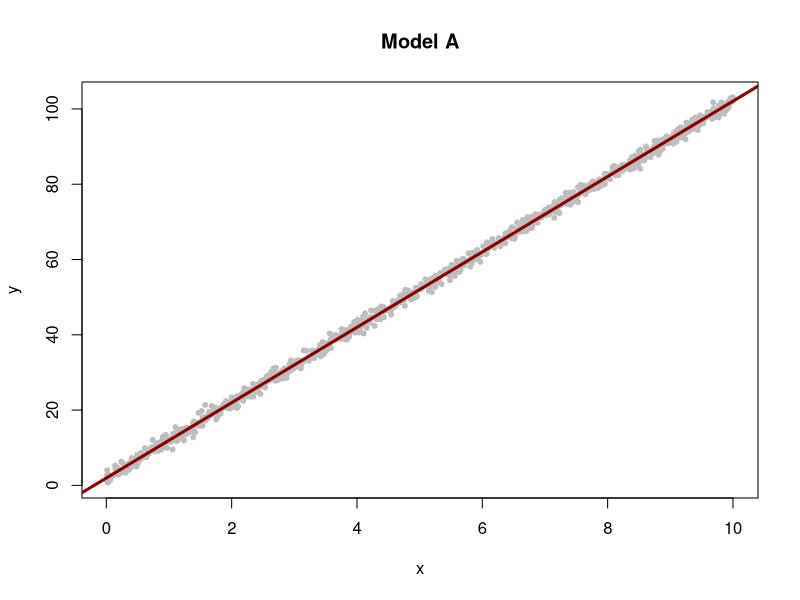
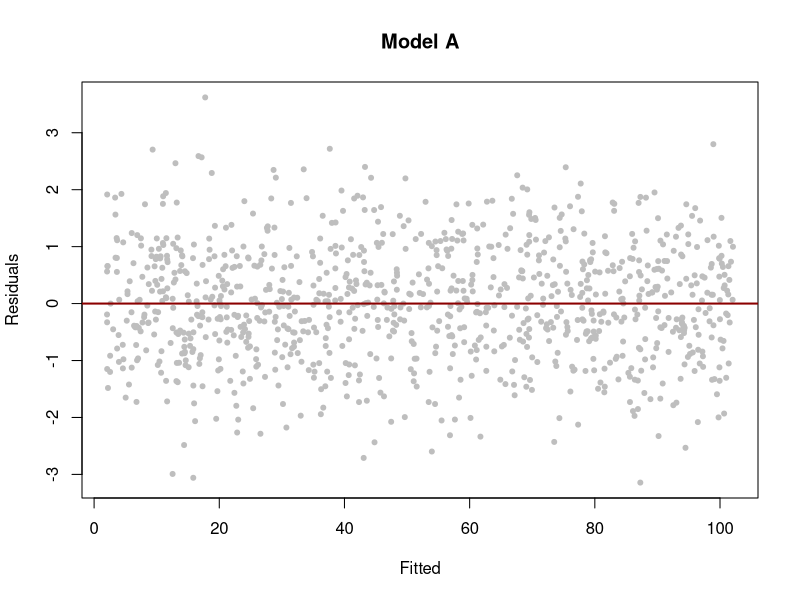
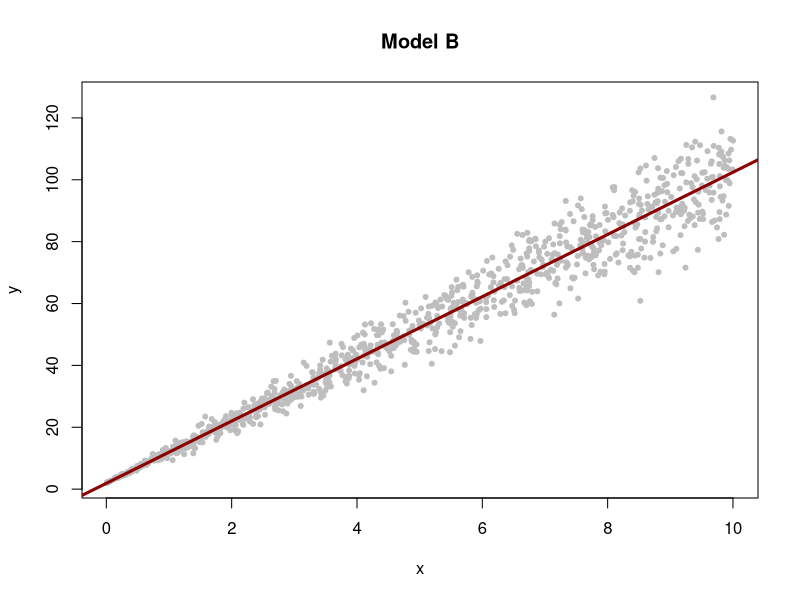
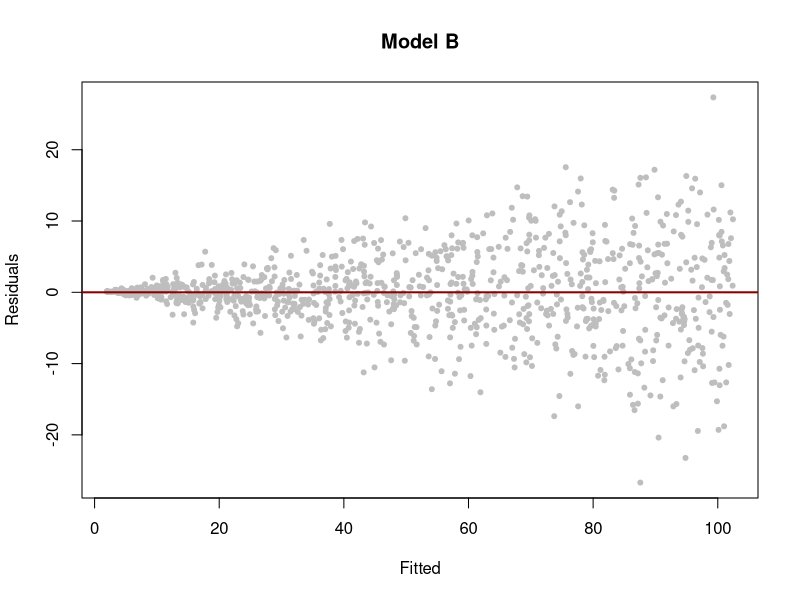
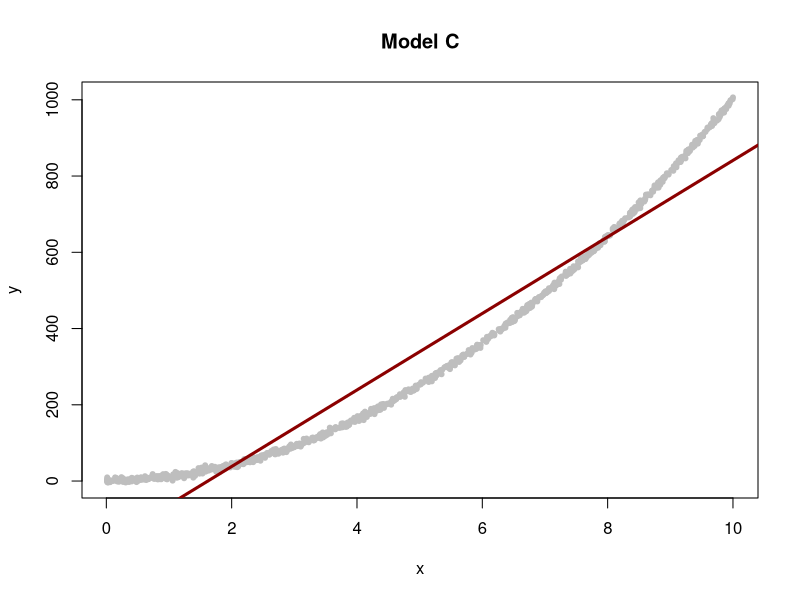
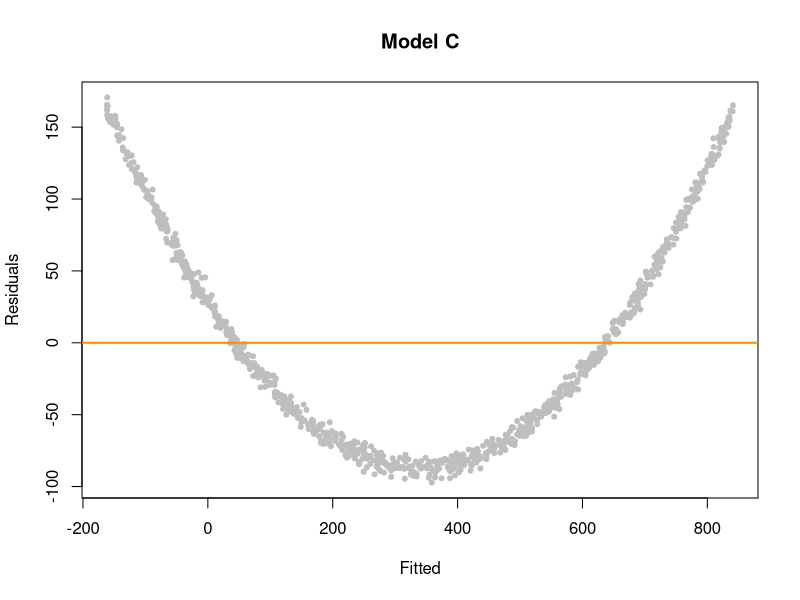
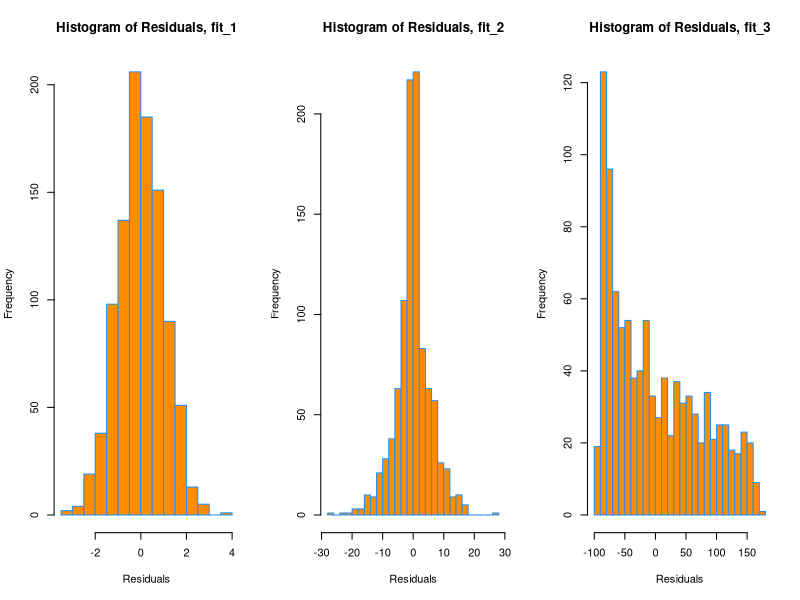
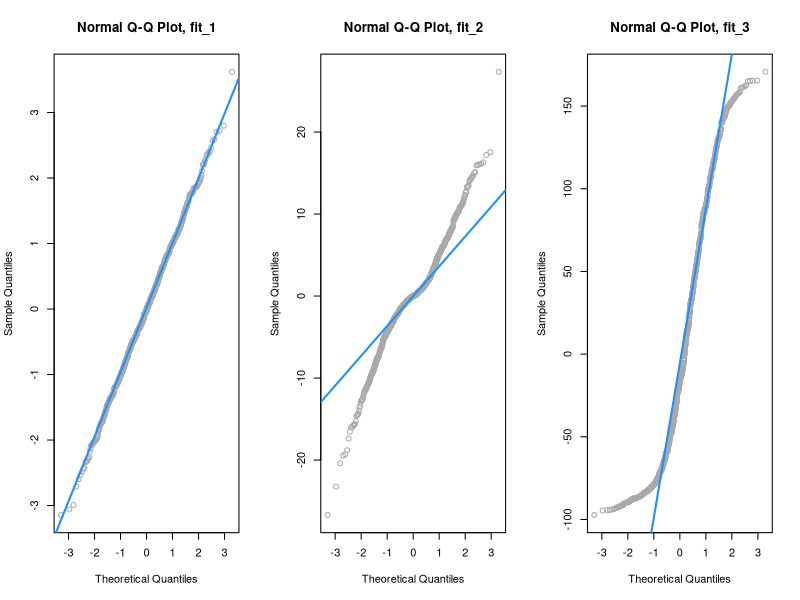

The R script that drew these images, in order:
## ---- chunk 1
options(htmltools.dir.version = FALSE)
## ---- chunk 2

mod_1 = function(sample_size = 1000) {
  x = runif(n = sample_size) * 10
  y = 2 + 10 * x + rnorm(n = sample_size, mean = 0, sd = 1)
  data.frame(x, y)
}

mod_2 = function(sample_size = 1000) {
  x = runif(n = sample_size) * 10
  y = 2 + 10 * x + rnorm(n = sample_size, mean = 0, sd = x)
  data.frame(x, y)
}

mod_3 = function(sample_size = 1000) {
  x = runif(n = sample_size) * 10
  y = 2 + 10 * x ^ 2 + rnorm(n = sample_size, mean = 0, sd = 4)
  data.frame(x, y)
}
## ---- chunk 3
set.seed(99)
data_1 = mod_1()
head(data_1)

## ---- chunk 4
plot(y ~ x, data = data_1, col = "grey", pch = 20, main = "Model A")
fit_1 = lm(y ~ x, data = data_1)
abline(fit_1, col = "darkred", lwd = 3)
## ---- chunk 5
plot(fitted(fit_1), resid(fit_1), col = "grey", pch = 20,
     xlab = "Fitted", ylab = "Residuals", main = "Model A")
abline(h = 0, col = "darkred", lwd = 2)
## ---- chunk 6
set.seed(99)
data_2 = mod_2()
fit_2 = lm(y ~ x, data = data_2)
plot(y ~ x, data = data_2, col = "grey", pch = 20, main = "Model B")
abline(fit_2, col = "darkred", lwd = 3)
## ---- chunk 7
plot(fitted(fit_2), resid(fit_2), col = "grey", pch = 20,
     xlab = "Fitted", ylab = "Residuals", main = "Model B")
abline(h = 0, col = "darkred", lwd = 2)
## ---- chunk 8

set.seed(99)
data_3 = mod_3()
fit_3 = lm(y ~ x, data = data_3)


#par(mfrow=c(1,2)) 
plot(y ~ x, data = data_3, col = "grey", pch = 20, main = "Model C")
abline(fit_3, col = "darkred", lwd = 3)

## ---- chunk 9


plot(fitted(fit_3), resid(fit_3), col = "grey", pch = 20,
     xlab = "Fitted", ylab = "Residuals", main = "Model C")
abline(h = 0, col = "darkorange", lwd = 2)



## ---- chunk 10
#install.packages("car", dependecies=TRUE)
library(car)
#install.packages("lmtest")
library(lmtest)
## ---- chunk 11
bptest(fit_1)
## ---- chunk 12
bptest(fit_2)
## ---- chunk 13
bptest(fit_3)
## ---- chunk 14

# Create groups based on x
data_1$group <- cut(data_1$x, breaks = 2)

# Apply Levene Test on residuals with grouping
leveneTest(y ~ group, data = data_1)

## ---- chunk 15
# Create groups based on x
data_2$group <- cut(data_2$x, breaks = 2)

# Apply Levene Test on residuals with grouping
leveneTest(y ~ group, data = data_2)


## ---- chunk 16

# Create groups based on x
data_3$group <- cut(data_3$x, breaks = 2)

# Apply Levene Test on residuals with grouping
leveneTest(y ~ group, data = data_3)

## ---- chunk 17
par(mfrow = c(1, 3))
hist(resid(fit_1),
     xlab   = "Residuals",
     main   = "Histogram of Residuals, fit_1",
     col    = "darkorange",
     border = "dodgerblue",
     breaks = 20)
hist(resid(fit_2),
     xlab   = "Residuals",
     main   = "Histogram of Residuals, fit_2",
     col    = "darkorange",
     border = "dodgerblue",
     breaks = 20)
hist(resid(fit_3),
     xlab   = "Residuals",
     main   = "Histogram of Residuals, fit_3",
     col    = "darkorange",
     border = "dodgerblue",
     breaks = 20)
## ---- chunk 18
par(mfrow = c(1, 3))
qqnorm(resid(fit_1), main = "Normal Q-Q Plot, fit_1", col = "darkgrey")
qqline(resid(fit_1), col = "dodgerblue", lwd = 2)

qqnorm(resid(fit_2), main = "Normal Q-Q Plot, fit_2", col = "darkgrey")
qqline(resid(fit_2), col = "dodgerblue", lwd = 2)

qqnorm(resid(fit_3), main = "Normal Q-Q Plot, fit_3", col = "darkgrey")
qqline(resid(fit_3), col = "dodgerblue", lwd = 2)
## ---- chunk 19
shapiro.test(resid(fit_1))
## ---- chunk 20
shapiro.test(resid(fit_2))
## ---- chunk 21
shapiro.test(resid(fit_3))
## ---- chunk 22

data(iris)
mod_fit <- lm(Sepal.Length ~ Petal.Length + Species, data = iris)
## ---- chunk 23
plot(fitted(mod_fit), resid(mod_fit), col = "grey", pch = 20,
     xlab = "Fitted", ylab = "Residual",
     main = "iris: Fitted vs Residuals")
abline(h = 0, col = "darkorange", lwd = 2)
## ---- chunk 24
bptest(mod_fit)
## ---- chunk 25
qqnorm(resid(mod_fit), col = "darkgrey")
qqline(resid(mod_fit), col = "dodgerblue", lwd = 2)
## ---- chunk 26
shapiro.test(resid(mod_fit))
